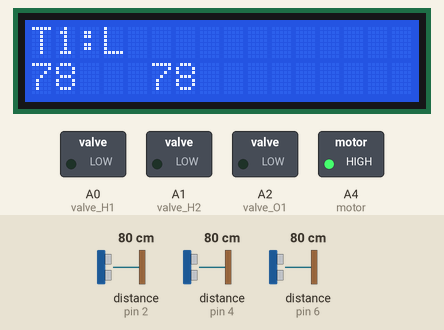
Simulated run of this sketch. Board: Arduino Uno, built with avr-gcc and run on an emulated ATmega328P. Shown: 16×2 character LCD, switched loads named in the sketch (green lamp = pin HIGH). Wiring (inferred from the names in the program): 3 × ultrasonic range finder: trigger pin 3, echo pin 2 / trigger pin 5, echo pin 4 / trigger pin 7, echo pin 6. The test bench sets the inputs (shaded band); at power-on: distance to the obstacle (sensors on pin 4, pin 2, pin 6) 80 cm. The echo pulse lasts 58.3 µs per cm; pins used as bus, display or sensor lines are not drawn; what the sketch prints to the serial monitor is not drawn.

Above: at 3.2 s.
3.3 s: distance to the obstacle (sensor on pin 4) set to 6 cm
At 9.6 s:
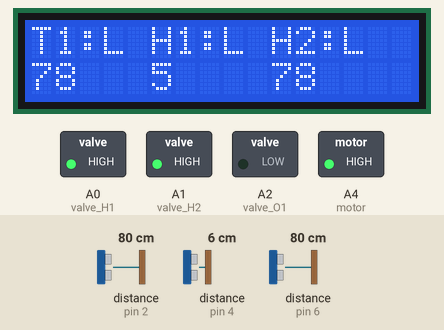
10.5 s: distance to the obstacle (sensor on pin 4) set to 3 cm
At 16.8 s:
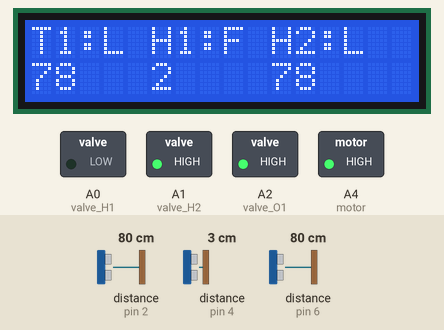
17.6 s: distance to the obstacle (sensor on pin 2) set to 6 cm
At 23.2 s:
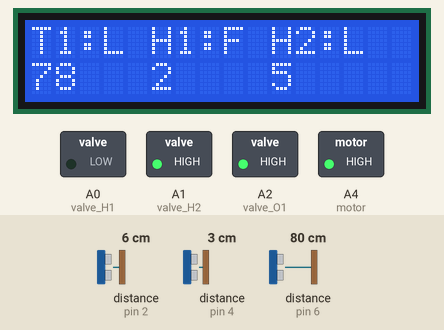
24.3 s: distance to the obstacle (sensor on pin 2) set to 3 cm
At 30.2 s:
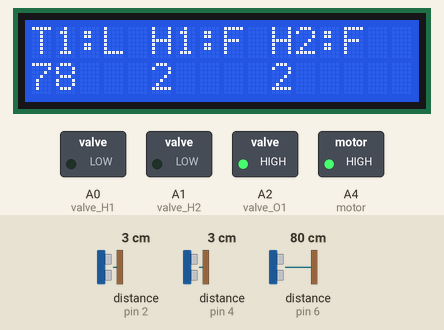
31.0 s: distance to the obstacle (sensor on pin 6) set to 7 cm
At 32.6 s:
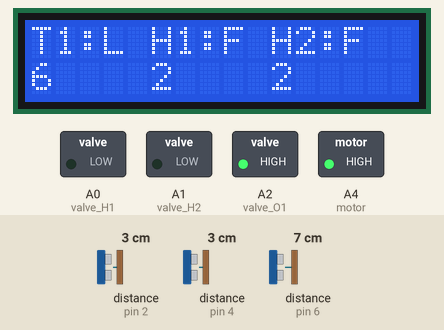
37.7 s: distance to the obstacle (sensor on pin 6) set to 4 cm
At 39.4 s:
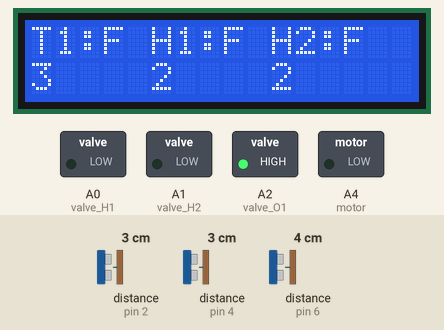
Timing chart, 0 to 40.9 s (numbered marks = the images above; inputs shaded):
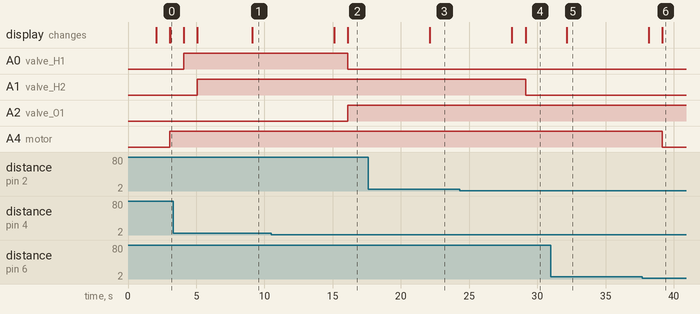

The sketch:

arduinocode.ino
```cpp
#include<LiquidCrystal.h>

LiquidCrystal lcd(13,12,11,10,9,8);

/*****************************************/
/*MAIN TANK ULTRASONIC SENSOR*/
const int trigPin = 7;
const int echoPin = 6;
long duration;
int distanceCm;

/*****************************************/

/*****************************************/
/*HOUSE 1 ULTRASONIC SENSOR*/
const int trigPin1 = 5;
const int echoPin1 = 4;
long duration1;
int distanceCm1;

/*****************************************/


/*****************************************/
/*HOUSE 2 ULTRASONIC SENSOR*/
const int trigPin2 = 3;
const int echoPin2 = 2;
long duration2;
int distanceCm2;

/*****************************************/

int valve_H1=A0; /*INLET SOLENOID VALVE FOR HOUSE1*/

int valve_H2=A1; /*INLET SOLENOID VALVE FOR HOUSE 2*/

int valve_O1=A2; /*OUTLET SOLENOID VALVE FOR HOUSE1*/

int valve_O2=A3; /*OUTLET SOLENOID VALVE FOR HOUSE2*/

int motor=A4; /*MAIN TANK MOTOR*/

String web_data,webdata_len;

String H1,H2;


int count1=0; /*INITIALIZE COUNT =0 FOR HOUSE 1*/
int count2=0; /*INITIALIZE COUNT =0 FOR HOUSE 2*/

int flag1=0; /*INITIALIZE FLAG=0 FOR HOUSE 1*/
int flag2=0; /*INITIALIZE FLAG=0 FOR HOUSE 2*/


void setup()
{

              lcd.begin(16,2);
              Serial.begin(9600);

         /*************************************/

      pinMode(trigPin, OUTPUT);
      pinMode(echoPin, INPUT);

      /************************************/
         /*************************************/

      pinMode(trigPin1, OUTPUT);
      pinMode(echoPin1, INPUT);

      /************************************/
         /*************************************/

      pinMode(trigPin2, OUTPUT);
      pinMode(echoPin2, INPUT);

      /************************************/
 pinMode(valve_H1,OUTPUT);

  pinMode(valve_H2,OUTPUT);

   pinMode(valve_O1,OUTPUT);

    pinMode(motor,OUTPUT);


      /************************************/
        lcd.setCursor(0,0);
        lcd.print("water tank");
        lcd.setCursor(0,1);
        lcd.print("system");
        delay(2000);
        lcd.clear();

       /**********************************/

}


void loop()
{

String amount_L;//water consumption amount FOR HOUSE 1

String amount_H;//water price FOR HOUSE 1
int water1=count1*10;
int price1=count1*200;
amount_L=String(water1);
amount_H=String(price1);
//house 2
String amount_L1;//water consumption amount FOR HOUSE 2

String amount_H1;//water price FOR HOUSE 2
int water2=count2*10;
int price2=count2*200;
amount_L1=String(water2);
amount_H1=String(price2);


        ultrasonic();

        ultrasonic1();
        ultrasonic2();


      web_data = "House1_"+amount_L+"_Amount_"+amount_H+"_House2_"+amount_L1+"_Amount_"+amount_H1;
      webdata_len = web_data.length();
      String send_data  = String(webdata_len)+"_"+web_data;
      Serial.print(send_data);
      delay(3000);


}


void ultrasonic()
{
        digitalWrite(trigPin, LOW);
        delayMicroseconds(2);
        digitalWrite(trigPin, HIGH);
        delayMicroseconds(10);
        digitalWrite(trigPin, LOW);
        duration = pulseIn(echoPin, HIGH);
        distanceCm= duration*0.034/2;

         lcd.setCursor(0,1);
        lcd.print(distanceCm);

         lcd.print("   ");
          delay(1000);


if(distanceCm <= 4)
{

 lcd.setCursor(0,0);

  lcd.print("T1:F");

 digitalWrite(motor,LOW);/*OFF MOTOR*/

 }

else
{
     lcd.setCursor(0,0);

     lcd.print("T1:L");

     digitalWrite(motor,HIGH);/*ON MOTOR*/

}

}

void ultrasonic1()
{
        digitalWrite(trigPin1, LOW);
        delayMicroseconds(2);
        digitalWrite(trigPin1, HIGH);
        delayMicroseconds(10);
        digitalWrite(trigPin1, LOW);
        duration1 = pulseIn(echoPin1, HIGH);
        distanceCm1= duration1*0.034/2;

        lcd.setCursor(5,1);
        lcd.print(distanceCm1);

         lcd.print("   ");
          delay(1000);


if(distanceCm1 <= 3 )
{

 lcd.setCursor(5,0);
 lcd.print("H1:F");


 digitalWrite(valve_H1,LOW);/*INLET SOLENOID VALVE CLOSES*/

 digitalWrite(valve_O1,HIGH); /*OUTLET SOLENOID VALVE OPEN*/

if(flag1==0)
   {
    count1++;
    flag1=1;

   }


 }


if(distanceCm1>=8)

    {

       digitalWrite(valve_H1,HIGH);/*INLET SOLENOID VALVE OPEN*/

          lcd.setCursor(5,0);

        lcd.print("H1:L");

   digitalWrite(valve_O1,LOW);/*OUTLET SOLENOID VALVE CLOSE*/
     flag1=0;


    }


}
void ultrasonic2()
{
        digitalWrite(trigPin2, LOW);
        delayMicroseconds(2);
        digitalWrite(trigPin2, HIGH);
        delayMicroseconds(10);
        digitalWrite(trigPin2, LOW);
        duration2 = pulseIn(echoPin2, HIGH);
        distanceCm2= duration2*0.034/2;

        lcd.setCursor(10,1);
        lcd.print(distanceCm2);

         lcd.print("   ");
          delay(1000);


if(distanceCm2 <= 3 )
{

 lcd.setCursor(10,0);
 lcd.print("H2:F");


 digitalWrite(valve_H2,LOW);/*INLET SOLENOID VALVE CLOSE*/

 digitalWrite(valve_O2,HIGH); /*OUTLET SOLENOID VALVE OPEN*/

if(flag2==0)
   {
    count2++;
    flag2=1;

   }


 }


if(distanceCm2>=8)

    {

       digitalWrite(valve_H2,HIGH);/*INLET SOLENOID VALVE OPEN*/

       digitalWrite(valve_O2,LOW); /*OUTLET SOLENOID VALVE CLOSE*/

          lcd.setCursor(10,0);

        lcd.print("H2:L");


     flag2=0;


    }


}
```

Measured:
- the behaviour switches between 5 and 4 cm on distance to the obstacle (sensor on pin 4) (found by bisection; images 1 and 2)
- the behaviour switches between 5 and 4 cm on distance to the obstacle (sensor on pin 2) (found by bisection; images 3 and 4)
- the behaviour switches between 6 and 5 cm on distance to the obstacle (sensor on pin 6) (found by bisection; images 5 and 6)
- after the input at 10.5 s, A0 (valve_H1): HIGH → LOW after 5.6 s; A2 (valve_O1): LOW → HIGH after 5.6 s; the display: first changes after 4.6 s (image 2 shows a later state)
- after the input at 17.6 s, the display: changes after 4.5 s (image 3)
- after the input at 24.3 s, A1 (valve_H2): HIGH → LOW after 4.8 s; the display: first changes after 3.8 s (image 4 shows a later state)
- after the input at 31.0 s, the display: changes after 1.1 s (image 5)
- after the input at 37.7 s, A4 (motor): HIGH → LOW after 1.5 s; the display: first changes after 0.46 s (image 6 shows a later state)
